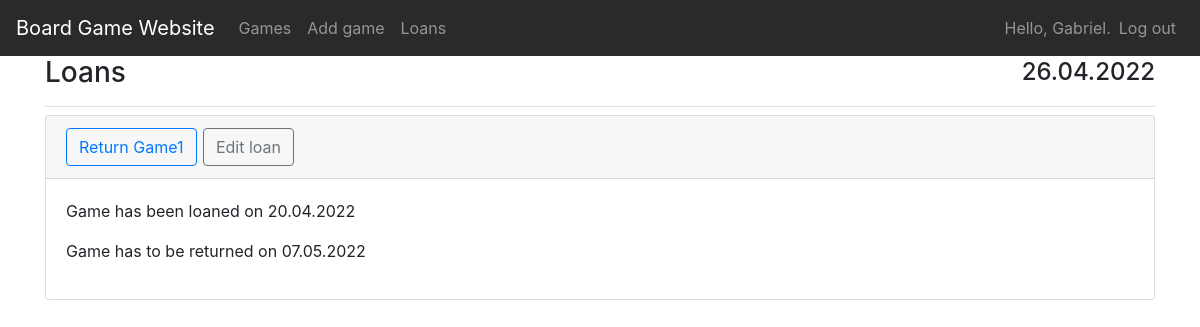
The page /loans/ (signed in) on the database its author committed.
### board_games/models.py (models this page shows)
class GameLoan(models.Model):
    game = models.ForeignKey(BoardGame, on_delete=models.CASCADE)
    owner = models.ForeignKey(User, on_delete=models.CASCADE)
    date_loaned = models.DateTimeField(auto_now_add=True)
    return_date = models.DateTimeField()
    returned = models.BooleanField(default=False)

class BoardGame(models.Model):
    game = models.CharField(max_length=100)
    genre = models.CharField(max_length=200)
    year_published = models.IntegerField()
    description = models.CharField(max_length=500)
    owner = models.ForeignKey(User, on_delete=models.CASCADE)
    loaned = models.BooleanField(default=False)
    def __str__(self):
        return self.game

### board_games/views.py (the view)
# urls.py: path("loans/", views.loans, name="loans"),
@login_required
def loans(request):
    loans = GameLoan.objects.filter(returned=False).filter(owner=request.user)
    context = {"loans": loans}
    return render(request, "board_games/loans.html", context)

### board_games/templates/board_games/loans.html (shortened to what this page needs)
{% extends 'board_games/base.html' %}
{% block page_header %}
<div class="d-flex justify-content-between align-items-center">
    <h3>Loans</h3>
    <h4>{% now "d.m.Y" %}</h4>
</div>
{% endblock page_header %}
{% block content %}
    {% for loan in loans %}
    <div class="card mb-3">
        <h4 class="card-header">
            <small><a class="btn btn-outline-primary" href={% url 'board_games:return_game' loan.id %}>Return {{loan.game}}</a></small>
            <small><a class="btn btn-outline-secondary" href={% url 'board_games:edit_loan' loan.id %}>Edit loan</a></small>
        </h4>
        <div class="card-body">
        <p> Game has been loaned on {{ loan.date_loaned|date:'d.m.Y' }}</p>
        <p> Game has to be returned on {{ loan.return_date|date:'d.m.Y' }}</p>
        </div>
    </div>
    {% empty %}
    <div>No loans</div>
    {% endfor %}
{% endblock content %}

### board_games/templates/board_games/base.html (shortened to what this page needs)
{% load bootstrap4 %}
<!DOCTYPE html>
<html lang="en">
<head>
  {% bootstrap_css %}
</head>
<body>
  <nav class="navbar navbar-expand-md navbar-dark" style="background-color: #2a2a2a;">
    <a class="navbar-brand" href="{% url 'board_games:index'%}">
      Board Game Website</a>
    <div class="collapse navbar-collapse" id="navbarCollapse">
      <ul class="navbar-nav mr-auto">
        <li class="nav-item">
          <a class="nav-link" href="{% url 'board_games:games'%}">
            Games</a>
        </li>
        <li class="nav-item">
          <a class="nav-link" href="{% url 'board_games:add_game'%}">
            Add game</a>
        </li>
        <li class="nav-item">
          <a class="nav-link" href="{% url 'board_games:loans'%}">
            Loans</a>
        </li>
      </ul>
      <ul class="navbar-nav ml-auto">
        {% if user.is_authenticated %}
        <li class="nav-item">
          <span class="navbar-text">Hello, {{ user.username }}.</span>
        </li>
        <li class="nav-item">
          <a class="nav-link" href="{% url 'users:log_out' %}">Log out</a>
        </li>
        {% else %}
        <li class="nav-item">
          <a class="nav-link" href="{% url 'users:register' %}">Register</a>
        </li>
        <li class="nav-item">
          <a class="nav-link" href="{% url 'users:login' %}">Log in</a></li>
        {% endif %}
      </ul>
    </div>
  </nav>
  <main role="main" class="container">
    <div class="pb-2 mb-2 border-bottom">
      {% block page_header %}
      {% endblock page_header %}
    </div>
    <div>
      {% block content %}
      {% endblock content %}
    </div>
  </main>
</body>
</html>

### rows shown on the page
GameLoan: game "Game1", date_loaned "20.04.2022", return_date "07.05.2022"

### other values the page prints
{{ user.username }} "Gabriel"
